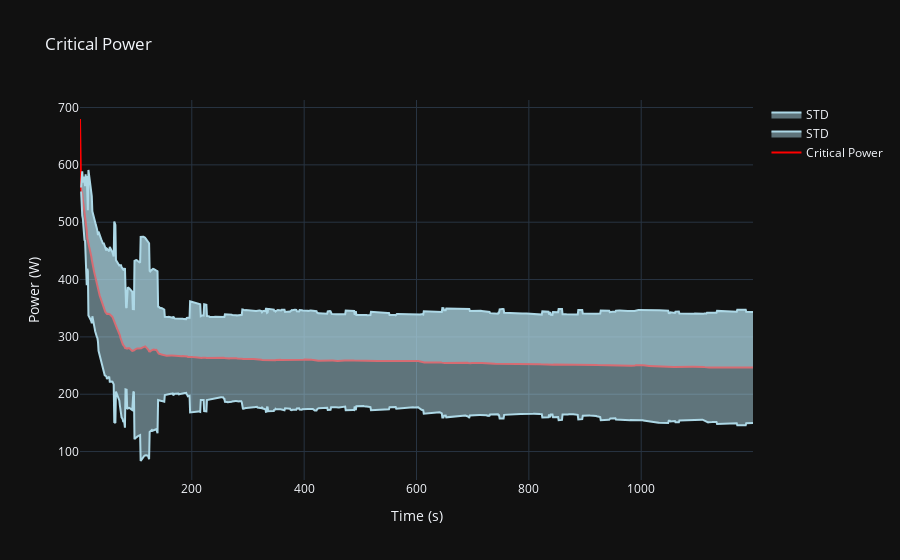

Write notebook code for a chart like this one.
### Code cell
import plotly.graph_objects as go

def plot_activity_critical_power(df: pd.DataFrame)->go.Figure:
    """ Plot the critical power of an activity
    df: with df being the critical power dataframe from critical_power(df)['df']
    returns: fig
    """
    fig = go.Figure()
    
    upper_std = df['cp'] + df['std']
    lower_std = df["cp"] - df['std']
    
    fig.add_trace(go.Scatter(x=df['seconds'], y=df['cp'], fill=None, mode='lines', line_color='red', name='Critical Power'))
    fig.add_trace(go.Scatter(x=df['seconds'], y=upper_std, fill='tonexty', mode='lines', line_color='lightblue', name='STD'))
    fig.add_trace(go.Scatter(x=df['seconds'], y=lower_std, fill='tonexty', mode='lines', line_color='lightblue', name='STD'))
    fig.update({
        "layout": {
            "title": "Critical Power",
            "xaxis": {
                "title": "Time (s)"
            },
            "yaxis": {
                "title": "Power (W)"
            }
        }
    })

    return fig
fig = plot_activity_critical_power(cp[:1200])
fig.show()

### Figure 1 — Plotly figure (JSON) as saved in the notebook; plotly's stock layout.template omitted (floating-point values rounded to 4 significant figures; data arrays with more than 128 entries replaced by an {"elided": "..."} marker saying what was removed)
{"data": [{"line": {"color": "red"}, "mode": "lines", "name": "Critical Power", "x": {"elided": "1199 int values"}, "y": {"elided": "1199 float values"}, "type": "scatter"}, {"fill": "tonexty", "line": {"color": "lightblue"}, "mode": "lines", "name": "STD", "x": {"elided": "1199 int values"}, "y": {"elided": "1199 float values"}, "type": "scatter"}, {"fill": "tonexty", "line": {"color": "lightblue"}, "mode": "lines", "name": "STD", "x": {"elided": "1199 int values"}, "y": {"elided": "1199 float values"}, "type": "scatter"}], "layout": {"title": {"text": "Critical Power"}, "xaxis": {"title": {"text": "Time (s)"}}, "yaxis": {"title": {"text": "Power (W)"}}}}
